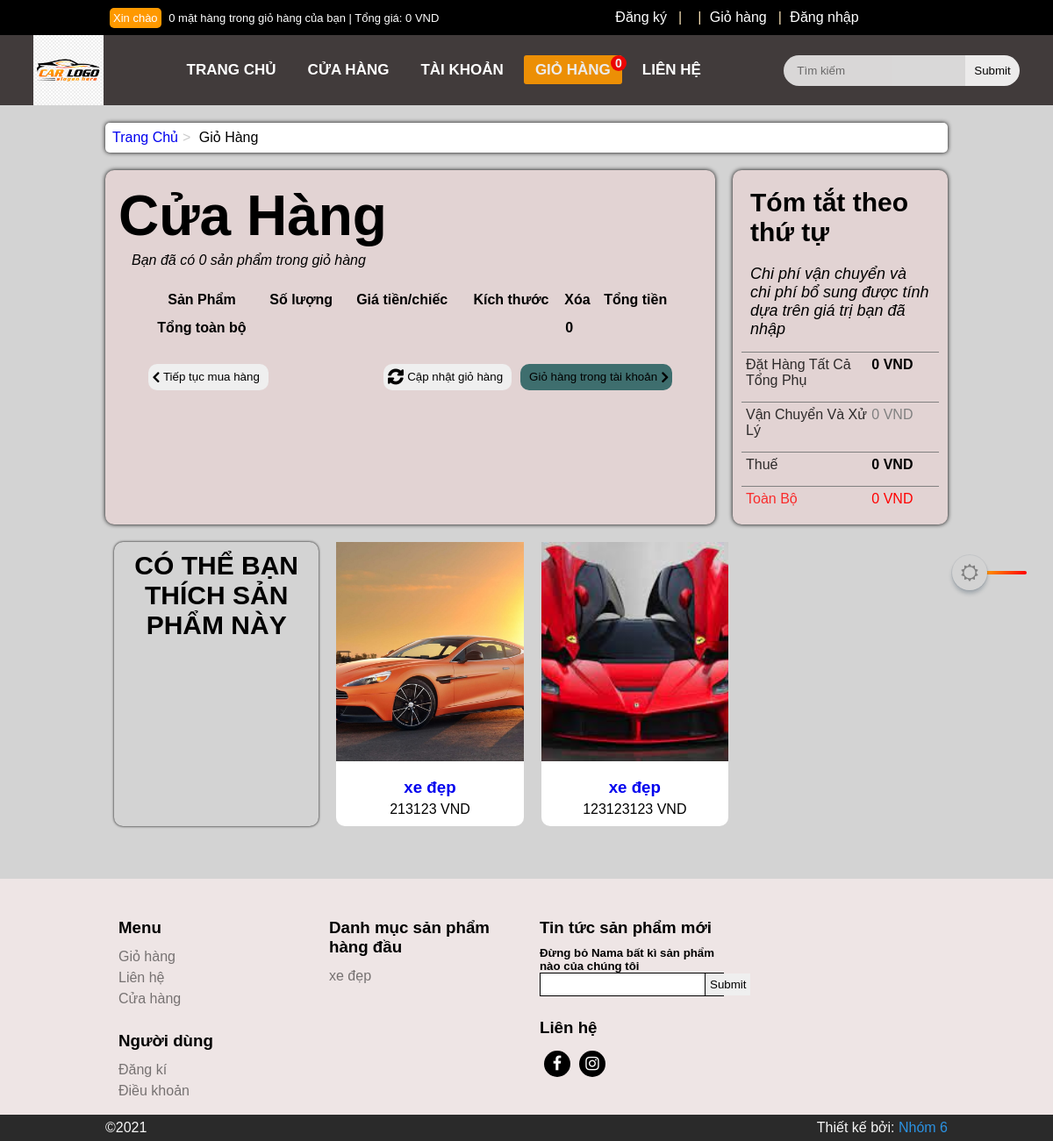
The app's page /cart.php with its own data.
### tables this page shows
CREATE TABLE `product` (
  `product_id` int NOT NULL,
  `p_cat_id` int NOT NULL,
  `cat_id` int NOT NULL,
  `date` timestamp NOT NULL DEFAULT CURRENT_TIMESTAMP ON UPDATE CURRENT_TIMESTAMP,
  `product_title` text NOT NULL,
  `product_img` text NOT NULL,
  `product_price` int NOT NULL,
  `product_keywords` text NOT NULL,
  `product_desc` text NOT NULL
);

CREATE TABLE `product_categories` (
  `p_cat_id` int NOT NULL,
  `p_cat_title` text NOT NULL,
  `p_cat_desc` text NOT NULL
);

CREATE TABLE `network` (
  `id` int NOT NULL,
  `icon` text NOT NULL,
  `link` text NOT NULL
);

### functions.php (called while the page is built, shortened)
<?php function getRealIpUser()
{
switch (true) {
default:
return $_SERVER['REMOTE_ADDR'];
}
}
?>

### cart.php (the view, shortened to what this page needs)
<?php
include('header.php')
?>
<div class="main">
    <div class="shop">
        <div class="shop__container">
            <ul class="shop__breadcroumb">
                <li><a href="index.php">Trang Chủ</a></li>
                <li>Giỏ Hàng</li>
            </ul>
            <form action="cart.php" method="post" enctype="multipart/form-data" class="cart">
                <div class="cart__left">
                    <div class="cart__title">
                        <h1>Cửa Hàng</h1>
                    </div>
                    <div class="cart__desc">
                        <?php
                        $ip_add = getRealIpUser();
                        $sql = "select * from cart where ip_add='$ip_add'";
                        $res = mysqli_query($con, $sql);
                        $count = mysqli_num_rows($res);
                        ?>
                        <span>Bạn đã có <?php echo $count ?> sản phẩm trong giỏ hàng</span>
                    </div>
                    <div class="cart__table">
                        <table>
                            <tr>
                                <th colspan="5">Sản Phẩm</th>
                                <th>Số lượng</th>
                                <th>Giá tiền/chiếc</th>
                                <th>Kích thước</th>
                                <th>Xóa</th>
                                <th>Tổng tiền</th>
                            </tr>
                            <?php
                            $total = 0;
                            ?>
                            <tr>
                                <th colspan="3">Tổng toàn bộ</th>
                                <th colspan="4"></th>
                                <th colspan="3"><?php echo $total; ?></th>
                            </tr>
                        </table>
                        <div class="cart__button">
                            <div class="cart__continue">
                                <a href="index.php">
                                    <button type="button">
                                        <i class="fa fa-angle-left"></i>
                                        <span> Tiếp tục mua hàng</span>
                                    </button>
                                </a>
                            </div>
                            <div class="cart__up">
                                <div class="cart__update">
                                    <a href="details.php">
                                        <button type="submit" name="update">
                                            <i class="fa fa-refresh"></i>
                                            <span>
                                                Cập nhật giỏ hàng
                                            </span>
                                        </button>
                                    </a>
                                </div>
                                <div class="cart__checkout">
                                    <a href="checkout.php">
                                        <button type="button">
                                            <span>
                                                Giỏ hàng trong tài khoản
                                            </span>
                                            <i class="fa fa-angle-right"></i>
                                        </button>
                                    </a>
                                </div>
                            </div>
                        </div>
                    </div>
                </div>
                <div class="cart__right">
                    <div class="order">
                        <div class="order__title">
                            Tóm tắt theo thứ tự
                        </div>
                        <div class="order__desc">
                            Chi phí vận chuyển và chi phí bổ sung được tính dựa trên giá trị bạn đã nhập
                        </div>
                        <div class="order__sub">
                            <span>Đặt hàng Tất cả Tổng phụ</span>
                            <p><?php echo $total; ?> VND</p>
                        </div>
                        <div class="order__shipping">
                            <span>Vận chuyển và Xử lý</span>
                            <p>0 VND</p>
                        </div>
                        <div class="order__tax">
                            <span>Thuế</span>
                            <p>0 VND</p>
                        </div>
                        <div class="order__total">
                            <span>Toàn bộ</span>
                            <p><?php echo $total; ?> VND</p>
                        </div>
                    </div>
                </div>
                <div class="cart__like">
                    <div class="cart__box">
                        có thể bạn thích sản phẩm này
                    </div>
                    <?php
                    $sql = "select * from product order by rand() LIMIT 0,3";
                    $res = mysqli_query($con, $sql);
                    while ($row = mysqli_fetch_array($res)) {
                        $product_id = $row['product_id'];
                        $product_title = $row['product_title'];
                        $product_price = $row['product_price'];
                        $product_img = $row['product_img'];
                        echo "
                        <div class='cart__product'>
                            <a href='details.php?product_id=$product_id'>
                                <img src='image/$product_img' alt=''>
                            </a>
                            <div class='cart__text'>
                            <a href='details.php?product_id=$product_id'>
                                <h3>
                                    $product_title
                                </h3>
                                </a>
                                <p>
                                    $product_price VND
                                </p>
                            </div>
                        </div>
                        ";
                    }
                    ?>
                </div>
            </form>
        </div>
    </div>
</div>
<?php
include('footer.php')
?>

### footer.php (shortened to what this page needs)
<div class="footer">
    <div class="footer__container">
        <div class="footer__box">
            <div class="footer__menu">
                <div class="footer__title">
                    <h3>Menu</h3>
                </div>
                <ul class="footer__list">
                    <li class="footer__item">
                        <a href="cart.php" class="footer__link">
                            Giỏ hàng
                        </a>
                    </li>
                    <li class="footer__item">
                        <a href="contact.php" class="footer__link">
                            Liên hệ
                        </a>
                    </li>
                    <li class="footer__item">
                        <a href="shop.php" class="footer__link">
                            Cửa hàng
                        </a>
                    </li>
                </ul>
            </div>
            <div class="footer__user">
                <div class="footer__title">
                    <h3>Người dùng</h3>
                </div>
                <ul class="footer__list">
                    <li class="footer__item">
                        <a href="register.php" class="footer__link">
                            Đăng kí
                        </a>
                    </li>
                    <li class="footer__item">
                        <a href="user_terms.php" class="footer__link">
                            Điều khoản
                        </a>
                    </li>
                </ul>
            </div>
        </div>
        <div class="footer__box">
            <div class="footer__product">
                <div class="footer__title">
                    <h3>Danh mục sản phẩm hàng đầu</h3>
                </div>
                <ul class="footer__list">
                    <?php
                    $sql = "select * from product_categories";
                    $res = mysqli_query($con, $sql);
                    while ($row = mysqli_fetch_array($res)) {
                        $p_cat_id = $row['p_cat_id'];
                        $p_cat_title = $row['p_cat_title'];
                        echo "
                            <li class='footer__item'>
                                <a href='shop.php?p_cat=$p_cat_id' class='footer__link'>
                                    $p_cat_title
                                </a>
                            </li>
                        ";
                    }
                    ?>
                </ul>
            </div>
        </div>
        <div class="footer__box">
            <div class="footer__news">
                <div class="footer__product">
                    <div class="footer__title">
                        <h3>Tin tức sản phẩm mới</h3>
                        <h5>Đừng bỏ Nama bất kì sản phẩm nào của chúng tôi</h5>
                        <form action="" class="footer__form">
                            <input type="text">
                            <input type="submit">
                        </form>
                    </div>
                </div>
                <div class="footer__contact">
                    <div class="footer__title">
                        <h3>Liên hệ</h3>
                    </div>
                    <div class="footer__icons">
                        <?php
                        $sql = "SELECT * FROM `network`";
                        $res= mysqli_query($con, $sql);
                        while ($row = mysqli_fetch_array($res)){
                            $icon = $row['icon'];
                            $link = $row['link'];
                            echo "
                            <a href='$link' class='footer__icon'>
                                <i class='fa fa-$icon'></i>
                            </a>
                            ";
                        }
                        ?>
                    </div>
                </div>
            </div>
        </div>
    </div>
</div>
<div class="copyright">
    <div class="copyright__container">
        <span>
            &copy;2021
        </span>
        <span>
            Thiết kế bởi:
            <a href="#">
                Nhóm 6
            </a>
        </span>
    </div>
</div>
<div class="index__switch">
    <div class="index__circle"></div>
</div>
</body>
</html>

### records on screen
product: product_img (picture), product_title "xe đẹp", product_price "213123"
product: product_img (picture), product_title "xe đẹp", product_price "123123123"
product_categories: p_cat_title "xe đẹp"

### other values on screen
$count "0"
$total "0"
